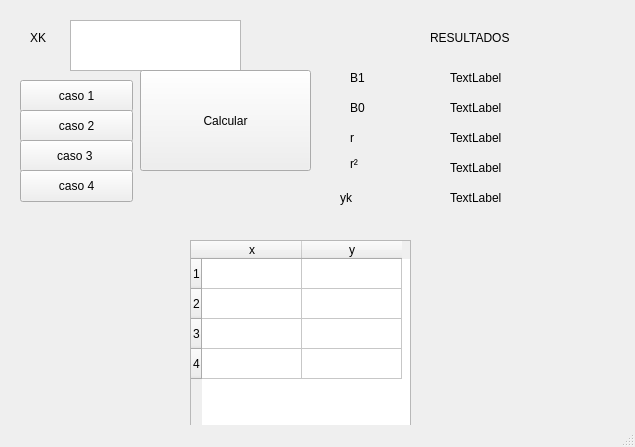
<?xml version="1.0" encoding="UTF-8"?>
<ui version="4.0">
 <class>MainWindow</class>
 <widget class="QMainWindow" name="MainWindow">
  <property name="geometry">
   <rect>
    <x>0</x>
    <y>0</y>
    <width>635</width>
    <height>447</height>
   </rect>
  </property>
  <property name="windowTitle">
   <string>MainWindow</string>
  </property>
  <widget class="QWidget" name="centralwidget">
   <widget class="QPushButton" name="btn_caso1">
    <property name="geometry">
     <rect>
      <x>20</x>
      <y>80</y>
      <width>113</width>
      <height>32</height>
     </rect>
    </property>
    <property name="text">
     <string>caso 1</string>
    </property>
   </widget>
   <widget class="QPushButton" name="btn_caso2">
    <property name="geometry">
     <rect>
      <x>20</x>
      <y>110</y>
      <width>113</width>
      <height>32</height>
     </rect>
    </property>
    <property name="text">
     <string>caso 2</string>
    </property>
   </widget>
   <widget class="QPushButton" name="btn_caso3">
    <property name="geometry">
     <rect>
      <x>20</x>
      <y>140</y>
      <width>113</width>
      <height>32</height>
     </rect>
    </property>
    <property name="text">
     <string>caso 3 </string>
    </property>
   </widget>
   <widget class="QPushButton" name="btn_caso4">
    <property name="geometry">
     <rect>
      <x>20</x>
      <y>170</y>
      <width>113</width>
      <height>32</height>
     </rect>
    </property>
    <property name="text">
     <string>caso 4</string>
    </property>
   </widget>
   <widget class="QLabel" name="label">
    <property name="geometry">
     <rect>
      <x>30</x>
      <y>30</y>
      <width>60</width>
      <height>16</height>
     </rect>
    </property>
    <property name="text">
     <string>XK</string>
    </property>
   </widget>
   <widget class="QTextEdit" name="input_xk">
    <property name="geometry">
     <rect>
      <x>70</x>
      <y>20</y>
      <width>171</width>
      <height>51</height>
     </rect>
    </property>
   </widget>
   <widget class="QPushButton" name="btn_calcular">
    <property name="geometry">
     <rect>
      <x>140</x>
      <y>70</y>
      <width>171</width>
      <height>101</height>
     </rect>
    </property>
    <property name="text">
     <string>Calcular</string>
    </property>
   </widget>
   <widget class="QLabel" name="label_2">
    <property name="geometry">
     <rect>
      <x>430</x>
      <y>30</y>
      <width>111</width>
      <height>16</height>
     </rect>
    </property>
    <property name="text">
     <string>RESULTADOS</string>
    </property>
   </widget>
   <widget class="QLabel" name="label_b1">
    <property name="geometry">
     <rect>
      <x>350</x>
      <y>70</y>
      <width>60</width>
      <height>16</height>
     </rect>
    </property>
    <property name="text">
     <string>B1 </string>
    </property>
   </widget>
   <widget class="QLabel" name="label_b0">
    <property name="geometry">
     <rect>
      <x>350</x>
      <y>100</y>
      <width>60</width>
      <height>16</height>
     </rect>
    </property>
    <property name="text">
     <string>B0</string>
    </property>
   </widget>
   <widget class="QLabel" name="label_r">
    <property name="geometry">
     <rect>
      <x>350</x>
      <y>130</y>
      <width>60</width>
      <height>16</height>
     </rect>
    </property>
    <property name="text">
     <string>r</string>
    </property>
   </widget>
   <widget class="QLabel" name="label_r2">
    <property name="geometry">
     <rect>
      <x>350</x>
      <y>150</y>
      <width>61</width>
      <height>41</height>
     </rect>
    </property>
    <property name="text">
     <string>r²
</string>
    </property>
   </widget>
   <widget class="QLabel" name="label_yk">
    <property name="geometry">
     <rect>
      <x>340</x>
      <y>190</y>
      <width>60</width>
      <height>16</height>
     </rect>
    </property>
    <property name="text">
     <string>yk</string>
    </property>
   </widget>
   <widget class="QLabel" name="lbl_b1">
    <property name="geometry">
     <rect>
      <x>450</x>
      <y>70</y>
      <width>60</width>
      <height>16</height>
     </rect>
    </property>
    <property name="text">
     <string>TextLabel</string>
    </property>
   </widget>
   <widget class="QLabel" name="lbl_b0">
    <property name="geometry">
     <rect>
      <x>450</x>
      <y>100</y>
      <width>60</width>
      <height>16</height>
     </rect>
    </property>
    <property name="text">
     <string>TextLabel</string>
    </property>
   </widget>
   <widget class="QLabel" name="lbl_r">
    <property name="geometry">
     <rect>
      <x>450</x>
      <y>130</y>
      <width>60</width>
      <height>16</height>
     </rect>
    </property>
    <property name="text">
     <string>TextLabel</string>
    </property>
   </widget>
   <widget class="QLabel" name="lbl_r2">
    <property name="geometry">
     <rect>
      <x>450</x>
      <y>160</y>
      <width>60</width>
      <height>16</height>
     </rect>
    </property>
    <property name="text">
     <string>TextLabel</string>
    </property>
   </widget>
   <widget class="QLabel" name="lbl_yk">
    <property name="geometry">
     <rect>
      <x>450</x>
      <y>190</y>
      <width>60</width>
      <height>16</height>
     </rect>
    </property>
    <property name="text">
     <string>TextLabel</string>
    </property>
   </widget>
   <widget class="QTableWidget" name="tabla_datos">
    <property name="geometry">
     <rect>
      <x>190</x>
      <y>240</y>
      <width>221</width>
      <height>191</height>
     </rect>
    </property>
    <row>
     <property name="text">
      <string>1</string>
     </property>
    </row>
    <row>
     <property name="text">
      <string>2</string>
     </property>
    </row>
    <row>
     <property name="text">
      <string>3</string>
     </property>
    </row>
    <row>
     <property name="text">
      <string>4</string>
     </property>
    </row>
    <column>
     <property name="text">
      <string>x</string>
     </property>
    </column>
    <column>
     <property name="text">
      <string>y</string>
     </property>
    </column>
   </widget>
  </widget>
  <widget class="QStatusBar" name="statusbar"/>
 </widget>
 <resources/>
 <connections/>
</ui>
